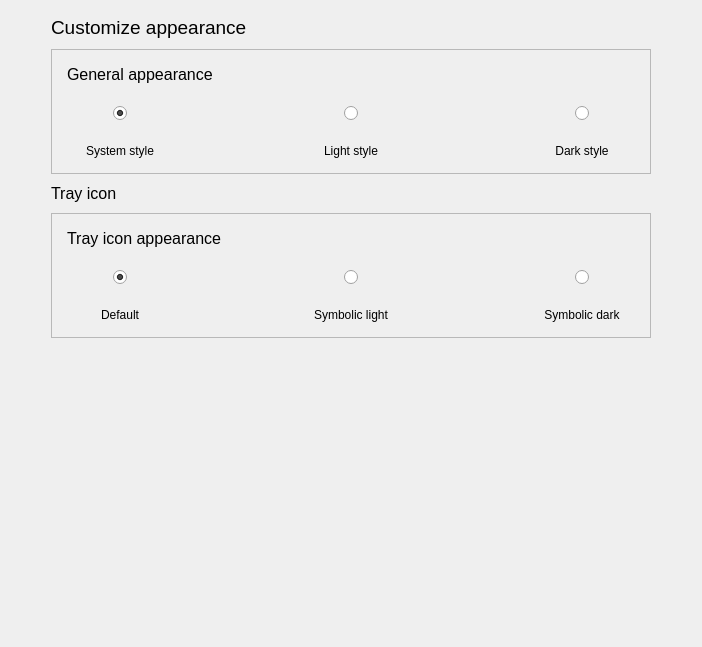
     <widget class="QWidget" name="pageAppearance">
      <layout class="QVBoxLayout" name="verticalLayout_14">
       <item>
        <layout class="QHBoxLayout" name="horizontalLayout_7">
         <item>
          <spacer name="horizontalSpacer_3">
           <property name="orientation">
            <enum>Qt::Horizontal</enum>
           </property>
           <property name="sizeType">
            <enum>QSizePolicy::Fixed</enum>
           </property>
           <property name="sizeHint" stdset="0">
            <size>
             <width>40</width>
             <height>20</height>
            </size>
           </property>
          </spacer>
         </item>
         <item>
          <layout class="QVBoxLayout" name="verticalLayout_13">
           <property name="spacing">
            <number>10</number>
           </property>
           <property name="topMargin">
            <number>5</number>
           </property>
           <item>
            <widget class="QLabel" name="label_2">
             <property name="sizePolicy">
              <sizepolicy hsizetype="Preferred" vsizetype="Fixed">
               <horstretch>0</horstretch>
               <verstretch>0</verstretch>
              </sizepolicy>
             </property>
             <property name="font">
              <font>
               <pointsize>14</pointsize>
              </font>
             </property>
             <property name="text">
              <string>Customize appearance</string>
             </property>
            </widget>
           </item>
           <item>
            <widget class="QFrame" name="frameAppearance">
             <property name="minimumSize">
              <size>
               <width>600</width>
               <height>0</height>
              </size>
             </property>
             <property name="frameShape">
              <enum>QFrame::StyledPanel</enum>
             </property>
             <property name="frameShadow">
              <enum>QFrame::Raised</enum>
             </property>
             <layout class="QVBoxLayout" name="verticalLayout_10">
              <property name="spacing">
               <number>20</number>
              </property>
              <property name="leftMargin">
               <number>15</number>
              </property>
              <property name="topMargin">
               <number>15</number>
              </property>
              <property name="rightMargin">
               <number>15</number>
              </property>
              <property name="bottomMargin">
               <number>15</number>
              </property>
              <item>
               <widget class="QLabel" name="label_5">
                <property name="font">
                 <font>
                  <pointsize>12</pointsize>
                 </font>
                </property>
                <property name="text">
                 <string>General appearance</string>
                </property>
               </widget>
              </item>
              <item>
               <layout class="QHBoxLayout" name="horizontalLayout_10">
                <item>
                 <layout class="QVBoxLayout" name="verticalLayout">
                  <item>
                   <layout class="QHBoxLayout" name="horizontalLayout_3">
                    <item>
                     <spacer name="horizontalSpacer_5">
                      <property name="orientation">
                       <enum>Qt::Horizontal</enum>
                      </property>
                      <property name="sizeHint" stdset="0">
                       <size>
                        <width>40</width>
                        <height>20</height>
                       </size>
                      </property>
                     </spacer>
                    </item>
                    <item>
                     <widget class="QRadioButton" name="rb_system">
                      <property name="sizePolicy">
                       <sizepolicy hsizetype="Fixed" vsizetype="Fixed">
                        <horstretch>0</horstretch>
                        <verstretch>0</verstretch>
                       </sizepolicy>
                      </property>
                      <property name="cursor">
                       <cursorShape>PointingHandCursor</cursorShape>
                      </property>
                      <property name="text">
                       <string/>
                      </property>
                      <property name="checked">
                       <bool>true</bool>
                      </property>
                     </widget>
                    </item>
                    <item>
                     <spacer name="horizontalSpacer_6">
                      <property name="orientation">
                       <enum>Qt::Horizontal</enum>
                      </property>
                      <property name="sizeHint" stdset="0">
                       <size>
                        <width>40</width>
                        <height>20</height>
                       </size>
                      </property>
                     </spacer>
                    </item>
                   </layout>
                  </item>
                  <item>
                   <widget class="QLabel" name="label_11">
                    <property name="text">
                     <string>System style</string>
                    </property>
                    <property name="alignment">
                     <set>Qt::AlignCenter</set>
                    </property>
                   </widget>
                  </item>
                 </layout>
                </item>
                <item>
                 <spacer name="horizontalSpacer_11">
                  <property name="orientation">
                   <enum>Qt::Horizontal</enum>
                  </property>
                  <property name="sizeHint" stdset="0">
                   <size>
                    <width>40</width>
                    <height>20</height>
                   </size>
                  </property>
                 </spacer>
                </item>
                <item>
                 <layout class="QVBoxLayout" name="verticalLayout_8">
                  <item>
                   <layout class="QHBoxLayout" name="horizontalLayout_8">
                    <item>
                     <spacer name="horizontalSpacer_7">
                      <property name="orientation">
                       <enum>Qt::Horizontal</enum>
                      </property>
                      <property name="sizeHint" stdset="0">
                       <size>
                        <width>40</width>
                        <height>20</height>
                       </size>
                      </property>
                     </spacer>
                    </item>
                    <item>
                     <widget class="QRadioButton" name="rb_light">
                      <property name="sizePolicy">
                       <sizepolicy hsizetype="Fixed" vsizetype="Fixed">
                        <horstretch>0</horstretch>
                        <verstretch>0</verstretch>
                       </sizepolicy>
                      </property>
                      <property name="cursor">
                       <cursorShape>PointingHandCursor</cursorShape>
                      </property>
                      <property name="text">
                       <string/>
                      </property>
                     </widget>
                    </item>
                    <item>
                     <spacer name="horizontalSpacer_8">
                      <property name="orientation">
                       <enum>Qt::Horizontal</enum>
                      </property>
                      <property name="sizeHint" stdset="0">
                       <size>
                        <width>40</width>
                        <height>20</height>
                       </size>
                      </property>
                     </spacer>
                    </item>
                   </layout>
                  </item>
                  <item>
                   <widget class="QLabel" name="label_12">
                    <property name="text">
                     <string>Light style</string>
                    </property>
                    <property name="alignment">
                     <set>Qt::AlignCenter</set>
                    </property>
                   </widget>
                  </item>
                 </layout>
                </item>
                <item>
                 <spacer name="horizontalSpacer_12">
                  <property name="orientation">
                   <enum>Qt::Horizontal</enum>
                  </property>
                  <property name="sizeHint" stdset="0">
                   <size>
                    <width>40</width>
                    <height>20</height>
                   </size>
                  </property>
                 </spacer>
                </item>
                <item>
                 <layout class="QVBoxLayout" name="verticalLayout_9">
                  <item>
                   <layout class="QHBoxLayout" name="horizontalLayout_9">
                    <item>
                     <spacer name="horizontalSpacer_9">
                      <property name="orientation">
                       <enum>Qt::Horizontal</enum>
                      </property>
                      <property name="sizeHint" stdset="0">
                       <size>
                        <width>40</width>
                        <height>20</height>
                       </size>
                      </property>
                     </spacer>
                    </item>
                    <item>
                     <widget class="QRadioButton" name="rb_dark">
                      <property name="sizePolicy">
                       <sizepolicy hsizetype="Fixed" vsizetype="Fixed">
                        <horstretch>0</horstretch>
                        <verstretch>0</verstretch>
                       </sizepolicy>
                      </property>
                      <property name="cursor">
                       <cursorShape>PointingHandCursor</cursorShape>
                      </property>
                      <property name="text">
                       <string/>
                      </property>
                     </widget>
                    </item>
                    <item>
                     <spacer name="horizontalSpacer_10">
                      <property name="orientation">
                       <enum>Qt::Horizontal</enum>
                      </property>
                      <property name="sizeHint" stdset="0">
                       <size>
                        <width>40</width>
                        <height>20</height>
                       </size>
                      </property>
                     </spacer>
                    </item>
                   </layout>
                  </item>
                  <item>
                   <widget class="QLabel" name="label_13">
                    <property name="text">
                     <string>Dark style</string>
                    </property>
                    <property name="alignment">
                     <set>Qt::AlignCenter</set>
                    </property>
                   </widget>
                  </item>
                 </layout>
                </item>
               </layout>
              </item>
             </layout>
            </widget>
           </item>
           <item>
            <widget class="QLabel" name="label_6">
             <property name="sizePolicy">
              <sizepolicy hsizetype="Preferred" vsizetype="Fixed">
               <horstretch>0</horstretch>
               <verstretch>0</verstretch>
              </sizepolicy>
             </property>
             <property name="font">
              <font>
               <pointsize>12</pointsize>
              </font>
             </property>
             <property name="text">
              <string>Tray icon</string>
             </property>
            </widget>
           </item>
           <item>
            <widget class="QFrame" name="frameTray">
             <property name="minimumSize">
              <size>
               <width>600</width>
               <height>0</height>
              </size>
             </property>
             <property name="frameShape">
              <enum>QFrame::StyledPanel</enum>
             </property>
             <property name="frameShadow">
              <enum>QFrame::Raised</enum>
             </property>
             <layout class="QVBoxLayout" name="verticalLayout_21">
              <property name="spacing">
               <number>20</number>
              </property>
              <property name="leftMargin">
               <number>15</number>
              </property>
              <property name="topMargin">
               <number>15</number>
              </property>
              <property name="rightMargin">
               <number>15</number>
              </property>
              <property name="bottomMargin">
               <number>15</number>
              </property>
              <item>
               <widget class="QLabel" name="label_10">
                <property name="font">
                 <font>
                  <pointsize>12</pointsize>
                 </font>
                </property>
                <property name="text">
                 <string>Tray icon appearance</string>
                </property>
               </widget>
              </item>
              <item>
               <layout class="QHBoxLayout" name="horizontalLayout_11">
                <item>
                 <layout class="QVBoxLayout" name="verticalLayout_11">
                  <item>
                   <layout class="QHBoxLayout" name="horizontalLayout_4">
                    <item>
                     <spacer name="horizontalSpacer_17">
                      <property name="orientation">
                       <enum>Qt::Horizontal</enum>
                      </property>
                      <property name="sizeHint" stdset="0">
                       <size>
                        <width>40</width>
                        <height>20</height>
                       </size>
                      </property>
                     </spacer>
                    </item>
                    <item>
                     <widget class="QRadioButton" name="rb_tray_default">
                      <property name="sizePolicy">
                       <sizepolicy hsizetype="Fixed" vsizetype="Fixed">
                        <horstretch>0</horstretch>
                        <verstretch>0</verstretch>
                       </sizepolicy>
                      </property>
                      <property name="cursor">
                       <cursorShape>PointingHandCursor</cursorShape>
                      </property>
                      <property name="text">
                       <string/>
                      </property>
                      <property name="checked">
                       <bool>true</bool>
                      </property>
                     </widget>
                    </item>
                    <item>
                     <spacer name="horizontalSpacer_18">
                      <property name="orientation">
                       <enum>Qt::Horizontal</enum>
                      </property>
                      <property name="sizeHint" stdset="0">
                       <size>
                        <width>40</width>
                        <height>20</height>
                       </size>
                      </property>
                     </spacer>
                    </item>
                   </layout>
                  </item>
                  <item>
                   <widget class="QLabel" name="label_7">
                    <property name="text">
                     <string>Default</string>
                    </property>
                    <property name="alignment">
                     <set>Qt::AlignCenter</set>
                    </property>
                   </widget>
                  </item>
                 </layout>
                </item>
                <item>
                 <spacer name="horizontalSpacer_23">
                  <property name="orientation">
                   <enum>Qt::Horizontal</enum>
                  </property>
                  <property name="sizeHint" stdset="0">
                   <size>
                    <width>40</width>
                    <height>20</height>
                   </size>
                  </property>
                 </spacer>
                </item>
                <item>
                 <layout class="QVBoxLayout" name="verticalLayout_12">
                  <item>
                   <layout class="QHBoxLayout" name="horizontalLayout_5">
                    <item>
                     <spacer name="horizontalSpacer_19">
                      <property name="orientation">
                       <enum>Qt::Horizontal</enum>
                      </property>
                      <property name="sizeHint" stdset="0">
                       <size>
                        <width>40</width>
                        <height>20</height>
                       </size>
                      </property>
                     </spacer>
                    </item>
                    <item>
                     <widget class="QRadioButton" name="rb_tray_light">
                      <property name="sizePolicy">
                       <sizepolicy hsizetype="Fixed" vsizetype="Fixed">
                        <horstretch>0</horstretch>
                        <verstretch>0</verstretch>
                       </sizepolicy>
                      </property>
                      <property name="cursor">
                       <cursorShape>PointingHandCursor</cursorShape>
                      </property>
                      <property name="text">
                       <string/>
                      </property>
                     </widget>
                    </item>
                    <item>
                     <spacer name="horizontalSpacer_20">
                      <property name="orientation">
                       <enum>Qt::Horizontal</enum>
                      </property>
                      <property name="sizeHint" stdset="0">
                       <size>
                        <width>40</width>
                        <height>20</height>
                       </size>
                      </property>
                     </spacer>
                    </item>
                   </layout>
                  </item>
                  <item>
                   <widget class="QLabel" name="label_8">
                    <property name="text">
                     <string>Symbolic light</string>
                    </property>
                    <property name="alignment">
                     <set>Qt::AlignCenter</set>
                    </property>
                   </widget>
                  </item>
                 </layout>
                </item>
                <item>
                 <spacer name="horizontalSpacer_24">
                  <property name="orientation">
                   <enum>Qt::Horizontal</enum>
                  </property>
                  <property name="sizeHint" stdset="0">
                   <size>
                    <width>40</width>
                    <height>20</height>
                   </size>
                  </property>
                 </spacer>
                </item>
                <item>
                 <layout class="QVBoxLayout" name="verticalLayout_20">
                  <item>
                   <layout class="QHBoxLayout" name="horizontalLayout_6">
                    <item>
                     <spacer name="horizontalSpacer_21">
                      <property name="orientation">
                       <enum>Qt::Horizontal</enum>
                      </property>
                      <property name="sizeHint" stdset="0">
                       <size>
                        <width>40</width>
                        <height>20</height>
                       </size>
                      </property>
                     </spacer>
                    </item>
                    <item>
                     <widget class="QRadioButton" name="rb_tray_dark">
                      <property name="sizePolicy">
                       <sizepolicy hsizetype="Fixed" vsizetype="Fixed">
                        <horstretch>0</horstretch>
                        <verstretch>0</verstretch>
                       </sizepolicy>
                      </property>
                      <property name="cursor">
                       <cursorShape>PointingHandCursor</cursorShape>
                      </property>
                      <property name="text">
                       <string/>
                      </property>
                     </widget>
                    </item>
                    <item>
                     <spacer name="horizontalSpacer_22">
                      <property name="orientation">
                       <enum>Qt::Horizontal</enum>
                      </property>
                      <property name="sizeHint" stdset="0">
                       <size>
                        <width>40</width>
                        <height>20</height>
                       </size>
                      </property>
                     </spacer>
                    </item>
                   </layout>
                  </item>
                  <item>
                   <widget class="QLabel" name="label_9">
                    <property name="text">
                     <string>Symbolic dark</string>
                    </property>
                    <property name="alignment">
                     <set>Qt::AlignCenter</set>
                    </property>
                   </widget>
                  </item>
                 </layout>
                </item>
               </layout>
              </item>
             </layout>
            </widget>
           </item>
          </layout>
         </item>
         <item>
          <spacer name="horizontalSpacer_4">
           <property name="orientation">
            <enum>Qt::Horizontal</enum>
           </property>
           <property name="sizeType">
            <enum>QSizePolicy::Fixed</enum>
           </property>
           <property name="sizeHint" stdset="0">
            <size>
             <width>40</width>
             <height>20</height>
            </size>
           </property>
          </spacer>
         </item>
        </layout>
       </item>
       <item>
        <spacer name="verticalSpacer_3">
         <property name="orientation">
          <enum>Qt::Vertical</enum>
         </property>
         <property name="sizeHint" stdset="0">
          <size>
           <width>20</width>
           <height>298</height>
          </size>
         </property>
        </spacer>
       </item>
      </layout>
     </widget>
